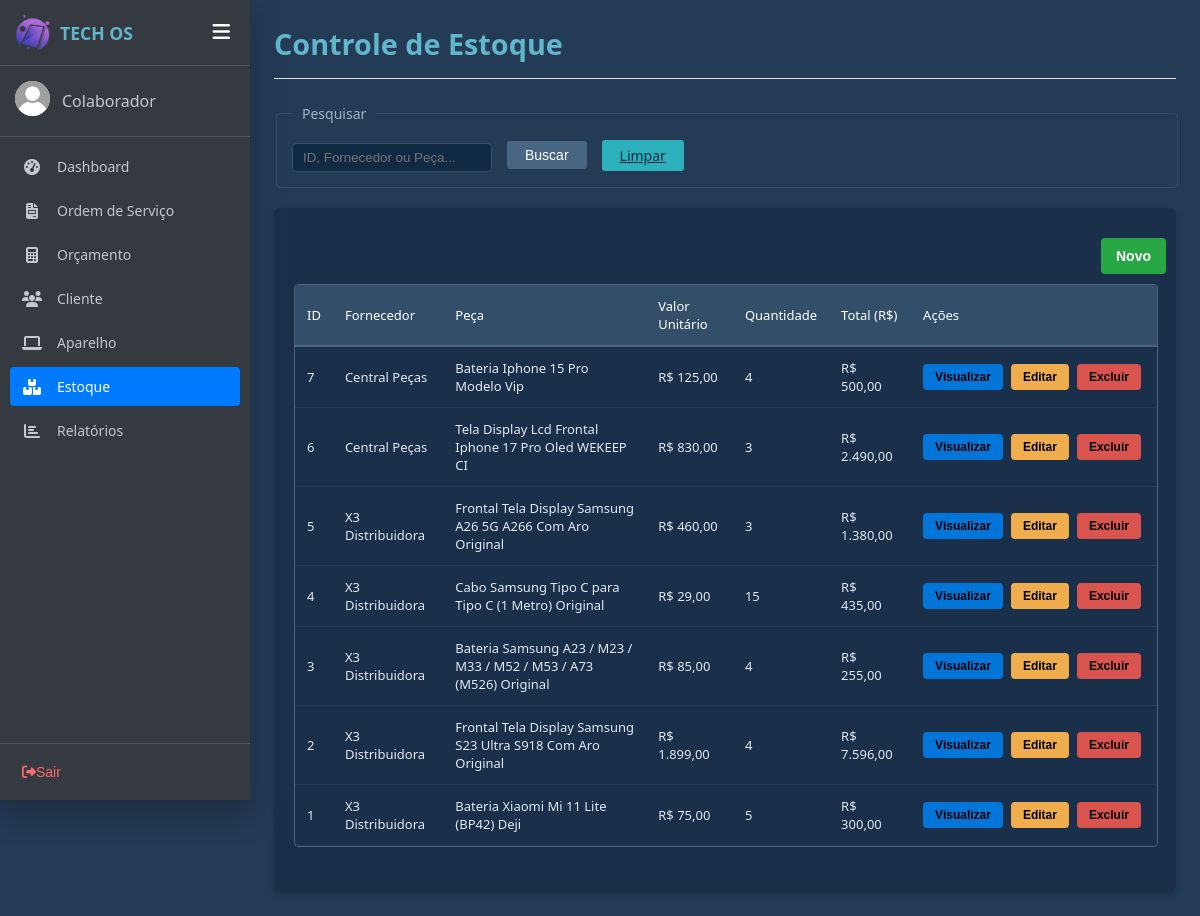
The app's page /estoque.php, older data.
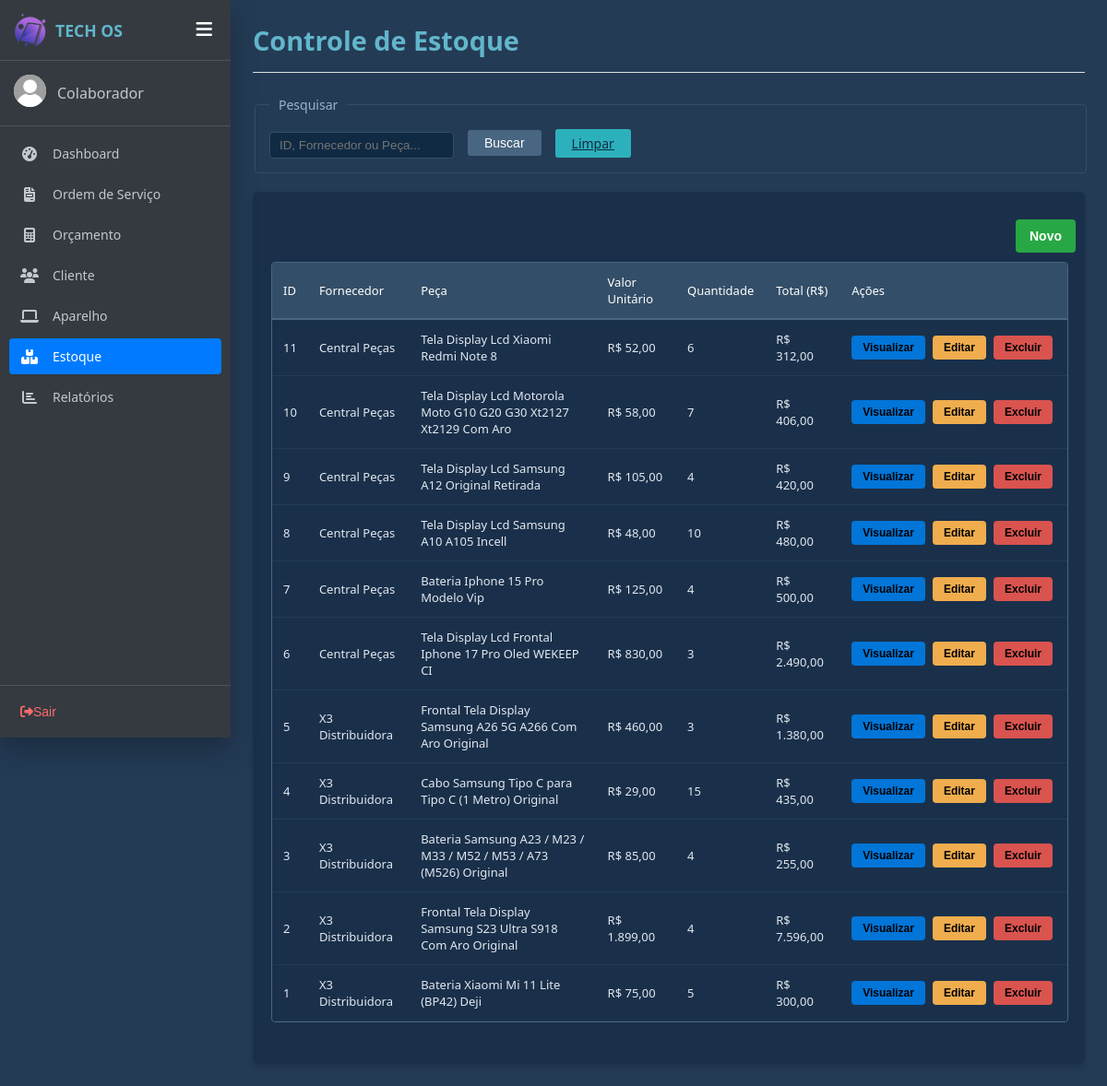
The same page, newer data.
### tables this page shows
CREATE TABLE `estoque` (
  `idEstoque` int(11) NOT NULL COMMENT 'Chave primária de identificaçãodo registro de estoque',
  `NomeFornecedor` varchar(100) DEFAULT NULL COMMENT 'Nome da empresa ou pessoa que forneceu a peça',
  `peca` varchar(100) DEFAULT NULL COMMENT 'Nome, descrição ou modelo do produto armazenado',
  `valor` decimal(10,2) NOT NULL COMMENT 'Valor unitário do produto',
  `quantidade` int(11) NOT NULL COMMENT 'Quantidade de itens disponíveis em estoque',
  `total` decimal(10,2) DEFAULT NULL COMMENT 'valor total acumulado(cauculado  multiplicando valor unitário por quantidade)'
);

### php/funcaoestoque.php (the view, shortened to what this page needs)
<?php
function listarProdutosEstoque($conn, $pesquisa = '') {
    $html = "";
    $produtos = [];
    if (!empty($pesquisa)) {
        $sql_busca = "SELECT * FROM estoque WHERE NomeFornecedor LIKE ? OR peca LIKE ? ORDER BY idEstoque DESC";
        $stmt = mysqli_prepare($conn, $sql_busca);
        $param = "%" . $pesquisa . "%";
        mysqli_stmt_bind_param($stmt, "ss", $param, $param);
        mysqli_stmt_execute($stmt);
        $resultado = mysqli_stmt_get_result($stmt);
    } else {
        $sql_busca = "SELECT * FROM estoque ORDER BY idEstoque DESC";
        $resultado = mysqli_query($conn, $sql_busca);
    }
    if ($resultado && mysqli_num_rows($resultado) > 0) {
        while ($linha = mysqli_fetch_assoc($resultado)) {
            $produtos[] = $linha;
        }
    }
    if (!empty($produtos)) {
        foreach ($produtos as $prod) {
            $id = $prod['idEstoque'];
            $fornecedor = htmlspecialchars($prod['NomeFornecedor'], ENT_QUOTES, 'UTF-8');
            $peca = htmlspecialchars($prod['peca'], ENT_QUOTES, 'UTF-8');
            $valor = number_format($prod['valor'], 2, ',', '.');
            $quantidade = $prod['quantidade'];
            $total = number_format($prod['total'], 2, ',', '.');
            $html .= "<tr>
                        <td>{$id}</td>
                        <td>{$fornecedor}</td>
                        <td>{$peca}</td>
                        <td>R$ {$valor}</td>
                        <td>{$quantidade}</td>
                        <td>R$ {$total}</td>
                        <td style='white-space: nowrap;'>
                            <div style='display: flex; gap: 4px; align-items: center;'>
                                <button type='button' class='btn-visualizar-tabela btn-visualizar' title='Visualizar'
                                    data-id='{$id}'
                                    data-fornecedor='{$fornecedor}'
                                    data-peca='{$peca}'
                                    data-valor='{$prod['valor']}'
                                    data-quantidade='{$quantidade}'
                                    data-total='{$prod['total']}'>Visualizar</button>
                                <button type='button' class='acao-editar btn-alterar-tabela btn-alterar' title='Editar'
                                    data-id='{$id}'
                                    data-fornecedor='{$fornecedor}'
                                    data-peca='{$peca}'
                                    data-valor='{$prod['valor']}'
                                    data-quantidade='{$quantidade}'
                                    data-total='{$prod['total']}'>Editar</button>
                                <button type='button' class='btn-apagar-tabela btn-apagar' title='Excluir'
                                    data-id='{$id}'
                                    onclick=\"if(confirm('Deseja realmente excluir?')) { window.location.href='php/salvarEstoque.php?excluir_id={$id}'; }\">Excluir</button>
                            </div>
                        </td>
                      </tr>";
        }
    } else {
        $html .= "<tr><td colspan='7' class='sem-dados text-center'>Nenhum item em estoque.</td></tr>";
    }
    return $html;
}
?>

Row changes from the older to the newer data that the page shows:
added estoque: idEstoque "11", NomeFornecedor "Central Peças", peca "Tela Display Lcd Xiaomi Redmi Note 8", valor "52,00", quantidade "6", total "312,00"
added estoque: idEstoque "10", NomeFornecedor "Central Peças", peca "Tela Display Lcd Motorola Moto G10 G20 G30 Xt2127 Xt2129 Com Aro", valor "58,00", quantidade "7", total "406,00"
added estoque: idEstoque "9", NomeFornecedor "Central Peças", peca "Tela Display Lcd Samsung A12 Original Retirada", valor "105,00", quantidade "4", total "420,00"
added estoque: idEstoque "8", NomeFornecedor "Central Peças", peca "Tela Display Lcd Samsung A10 A105 Incell", valor "48,00", quantidade "10", total "480,00"
